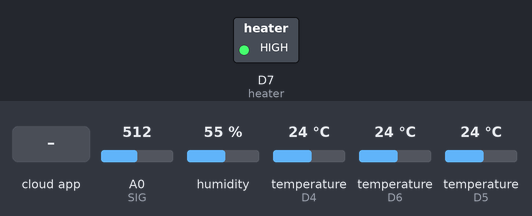
The sketch below on a simulated ESP8266 (NodeMCU). On the bench: switched loads named in the sketch (green lamp = pin HIGH). Inputs (shaded band) come from the test bench; at power-on: A0 (SIG) = 512, humidity 55 %, temperature (sensors on D4, D6, D5) 24 °C. WiFi joins after 1.5 s; servers stay silent unless stated; the local clock reads 2024-03-15 10:24:30 at power-on unless the sketch sets it; the Firebase database answers and starts empty; pins used as bus, display or sensor lines are not drawn; what the sketch prints to the serial monitor is not drawn.

Above: at 3.2 s.
3.3 s: A0 (SIG) set to 306
5.8 s: the phone or cloud app sets Auto to 1
At 13.4 s:
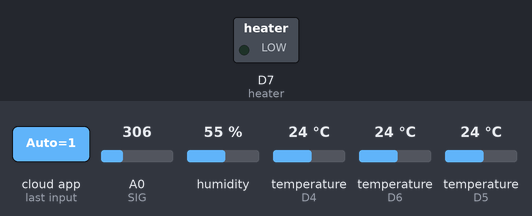
Timing chart, 0 to 14.9 s (numbered marks = the images above; inputs shaded):
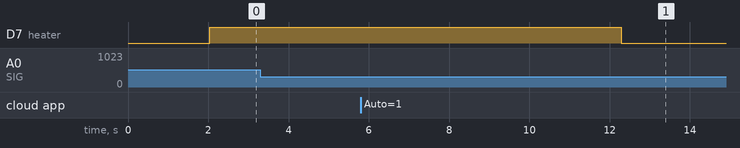

The sketch:

Hydroponic_System_code_Main.ino
```cpp
#include <ESP8266WiFi.h>
#include <FirebaseESP8266.h>
#include <Arduino.h>
#include "MQ135.h"
#include <SPI.h>
#include <Wire.h>
#include "Arduino.h"
#include <DS3232RTC.h>
#include <dht11.h>
#include <OneWire.h>
#include <DallasTemperature.h>

#define FIREBASE_HOST "smart-hydroponics-system-default-rtdb.firebaseio.com"
#define FIREBASE_AUTH "1nF8bMO1oe30oMiDXpRBx76RxOFYK6uHAUGbFt5W"
#define WIFI_SSID "COD"
#define WIFI_PASSWORD "ww0764473165"
FirebaseData firebaseData;


#define VREF 5.0
#define SCOUNT  30
#define RLOAD 22.0
MQ135 gasSensor = MQ135(A0);
int val;
int sensorValue = 0;

String Auto;
String Lightstatus;

#define S0 D0
#define S1 D3
#define S2 3
#define SIG A0
String Heater;
#define heater D7


int decimal = 2;
int sensor0;
int sensor1;
int sensor2;
int sensor3;
int sensor4;
int sensor5;

float vIn;
float vOut;
float voltageSensorVal;
const float factor = 3.168;
const float vCC = 5.00;
int analogBuffer[SCOUNT];
int analogBufferTemp[SCOUNT];
int analogBufferIndex = 0, copyIndex = 0;
float averageVoltage = 0, tdsValue = 0, temperature = 27;
float tdsv;
int TDSVal;
int PHVal;
int waterlevelVal;
int coolenttemperaturemaxVal;
int coolenttemperatureminVal;
int watertemperatureVal;
int maxhumidity;
int airquality;
int fertilzerH;
int fertilzerM;
int fertilzerS;
int heaterS;
float calibration_value = 21.34 - 0.7;
int phval = 0;
unsigned long int avgval;
int buffer_arr[10], temp;
float ph_act;
#define DHT11PIN D4
dht11 DHT11;
float humidity;
int tempsen;


#define SENSOR_PIN D5
#define SENSOR_PIN1 D6
OneWire oneWire(SENSOR_PIN);
OneWire oneWire1(SENSOR_PIN1);
DallasTemperature tempSensor(&oneWire);
DallasTemperature tempSensor1(&oneWire1);

float tempCelsius;
float tempCelsius1;


DS3232RTC myRTC;

String fulltime;
int h;
int m;
int s;


void setup() {

  Serial.begin(9600);
  Serial.println("Serial communication started\n\n");

  WiFi.begin(WIFI_SSID, WIFI_PASSWORD);
  Serial.print("Connecting to ");
  Serial.print(WIFI_SSID);

  while (WiFi.status() != WL_CONNECTED) {
    Serial.print(".");
    delay(500);
  }

  Serial.println();
  Serial.print("Connected to ");
  Serial.println(WIFI_SSID);
  Serial.print("IP Address is : ");
  Serial.println(WiFi.localIP());
  Firebase.begin(FIREBASE_HOST, FIREBASE_AUTH);

  Firebase.reconnectWiFi(true);
  delay(500);

  pinMode(S0, OUTPUT);
  pinMode(S1, OUTPUT);
  pinMode(S2, OUTPUT);
  pinMode(SIG, INPUT);

  tempSensor.begin();   //Ds16b
  tempSensor1.begin();
  myRTC.begin();
  setSyncProvider(myRTC.get);

  pinMode(heater, OUTPUT);
  digitalWrite(heater, HIGH);
}

void loop() {


  Firebase.getString(firebaseData, "/Data/Auto"); {
    if (firebaseData.dataType() == "string") {
      Auto = firebaseData.stringData();

    }
  }
  Firebase.getInt(firebaseData, "/Setting/TDS"); {
    if (firebaseData.dataType() == "int") {
      TDSVal = firebaseData.intData();

    }
  }
  //delay(200);
  Firebase.getInt(firebaseData, "/Setting/PH"); {
    if (firebaseData.dataType() == "int") {
      PHVal = firebaseData.intData();

    }
  }
  //delay(200);
  Firebase.getInt(firebaseData, "/Setting/Water_Level_Max"); {
    if (firebaseData.dataType() == "int") {
      waterlevelVal = firebaseData.intData();

    }
  }
  //delay(200);
  Firebase.getInt(firebaseData, "/Setting/Coolent_Temperature_Max"); {
    if (firebaseData.dataType() == "int") {
      coolenttemperaturemaxVal = firebaseData.intData();

    }
  }
  Firebase.getInt(firebaseData, "/Setting/Coolent_Temperature_Min"); {
    if (firebaseData.dataType() == "int") {
      coolenttemperatureminVal = firebaseData.intData();

    }
  }
  //delay(200);
  Firebase.getInt(firebaseData, "/Setting/Water_Temperature_Max"); {
    if (firebaseData.dataType() == "int") {
      watertemperatureVal = firebaseData.intData();

    }
  }
  Firebase.getInt(firebaseData, "/Setting/Max_Humidity"); {
    if (firebaseData.dataType() == "int") {
      maxhumidity = firebaseData.intData();

    }
  }
  Firebase.getInt(firebaseData, "/Setting/Max_Air_Quality"); {
    if (firebaseData.dataType() == "int") {
      airquality = firebaseData.intData();

    }
  }
  Firebase.getInt(firebaseData, "/Setting/Fertilizing_Time_H"); {
    if (firebaseData.dataType() == "int") {
      fertilzerH = firebaseData.intData();

    }
  }
  Firebase.getInt(firebaseData, "/Setting/Fertilizing_Time_M"); {
    if (firebaseData.dataType() == "int") {
      fertilzerM = firebaseData.intData();

    }
  }
  Firebase.getInt(firebaseData, "/Setting/Fertilizing_Time_S"); {
    if (firebaseData.dataType() == "int") {
      fertilzerS = firebaseData.intData();

    }
  }

    Firebase.getInt(firebaseData, "/Setting/Heater_Start"); {
    if (firebaseData.dataType() == "int") {
      heaterS = firebaseData.intData();

    }
  }


  //delay(200);
  Firebase.getString(firebaseData, "/Controllers/Heater"); {
    if (firebaseData.dataType() == "string") {
      Heater = firebaseData.stringData();

    }
  }


  if (Auto == "1") {
    Light_Time();
    Channel();
    main_temp();


  if (tempsen > heaterS) {
    digitalWrite(heater, LOW);
    Firebase.setString(firebaseData, "/Controllers/Heater", "1");
  } else if  (tempsen < heaterS) {
    digitalWrite(heater, HIGH);
    Firebase.setString(firebaseData, "/Controllers/Heater", "0");
  }


    //////////////AirQuality////////////////////////
    if (sensor0  > airquality) {
      Firebase.setString(firebaseData, "/Controllers/Fan", "1");
      Firebase.setString(firebaseData, "/Infromation/Air_Quality", "Bad");
    }
    else {
      Firebase.setString(firebaseData, "/Controllers/Fan", "0");
      Firebase.setString(firebaseData, "/Infromation/Air_Quality", "Good");
    }

    /////////////Voltage///////////////////////////

    if (vIn < 4.31) {
    }

    ///////////////TDS & PH level///////////////////////////

    if (tdsv < TDSVal) {


      if ((h == fertilzerH) && (m == fertilzerM)) {
        Firebase.setString(firebaseData, "/Controllers/Fertilizer_Pump_1", "1");
        Firebase.setString(firebaseData, "/Controllers/Oxygen_Pump", "1");
      }

      else {
        Firebase.setString(firebaseData, "/Controllers/Fertilizer_Pump_1", "0");
        Firebase.setString(firebaseData, "/Controllers/Oxygen_Pump", "0");

      }
    }

    else {
      Firebase.setString(firebaseData, "/Controllers/Fertilizer_Pump_1", "0");
      Firebase.setString(firebaseData, "/Controllers/Oxygen_Pump", "0");

    }


    ////////////Water Level///////////////////////////
    if (sensor4 > waterlevelVal) {

      Firebase.setString(firebaseData, "/Controllers/Water_Pump", "0");
    } else {
      Firebase.setString(firebaseData, "/Controllers/Water_Pump", "1");

    }
    ////////////current///////////////////////////
    if (sensor5 > 2) {
      Firebase.setString(firebaseData, "/Infromation/System_Health", "Good");
    } else {
      Firebase.setString(firebaseData, "/Infromation/System_Health", "Bad");
    }

    ////////////Humidity///////////////////////////
    if (humidity < maxhumidity) {
      Firebase.setString(firebaseData, "/Controllers/Humidifier", "1");

    } else {
      Firebase.setString(firebaseData, "/Controllers/Humidifier", "0");

    }

    ////////////Water Temperature///////////////////////////
    if (tempCelsius < watertemperatureVal) {
      Firebase.setString(firebaseData, "/Infromation/Water_Temperature", "Good");
    } else {
      Firebase.setString(firebaseData, "/Infromation/Water_Temperature", "Bad");
    }

    ////////////Coolent Temperature///////////////////////////
    if (tempCelsius1 > coolenttemperaturemaxVal) {

      Firebase.setString(firebaseData, "/Controllers/Cooler", "0");
      Firebase.setString(firebaseData, "/Infromation/Coolent_Temperature", "Bad");
    } else if (tempCelsius1 < coolenttemperatureminVal) {

      Firebase.setString(firebaseData, "/Controllers/Cooler", "1");
      Firebase.setString(firebaseData, "/Infromation/Coolent_Temperature", "Good");
    }

  } else {
    Channel();
  }
}


void Channel() {

  digitalWrite(S0, LOW); digitalWrite(S1, LOW); digitalWrite(S2, LOW);
  sensor0 = analogRead(SIG);
  val = analogRead(SIG);
  Serial.print("Sensor 1 + AirQuality=");
  Serial.print(val);  // prints the value read
  Serial.println(" PPM");
  Firebase.setString(firebaseData, "/Data/AirQuality", val);
  //delay(1000);
  delay(100);


  digitalWrite(S0, HIGH); digitalWrite(S1, LOW); digitalWrite(S2, LOW);
  sensor1 = analogRead(SIG);
  Serial.print("Sensor 2 + Voltage = ");
  Serial.print(vIn);
  Serial.println("V");
  voltageSensorVal = analogRead(SIG);    // read the current sensor value (0 - 1023)
  vOut = (voltageSensorVal / 1024) * vCC;             // convert the value to the real voltage on the analog pin
  vIn =  vOut * factor;                               // convert the voltage on the source by multiplying with the factor
  Firebase.setString(firebaseData, "/Data/Voltage", vIn);
  //delay(1000);
  delay(100);


  digitalWrite(S0, LOW); digitalWrite(S1, HIGH); digitalWrite(S2, LOW);
  sensor2 = analogRead(SIG);
  static unsigned long analogSampleTimepoint = millis();
  if (millis() - analogSampleTimepoint > 40U)  //every 40 milliseconds,read the analog value from the ADC
  {
    analogSampleTimepoint = millis();
    analogBuffer[analogBufferIndex] = analogRead(SIG);    //read the analog value and store into the buffer
    analogBufferIndex++;
    if (analogBufferIndex == SCOUNT)
      analogBufferIndex = 0;
  }
  static unsigned long printTimepoint = millis();
  if (millis() - printTimepoint > 800U)
  {
    printTimepoint = millis();
    for (copyIndex = 0; copyIndex < SCOUNT; copyIndex++)
      analogBufferTemp[copyIndex] = analogBuffer[copyIndex];
    averageVoltage = getMedianNum(analogBufferTemp, SCOUNT) * (float)VREF / 1024.0; // read the analog value more stable by the median filtering algorithm, and convert to voltage value
    float compensationCoefficient = 1.0 + 0.02 * (temperature - 25.0); //temperature compensation formula: fFinalResult(25^C) = fFinalResult(current)/(1.0+0.02*(fTP-25.0));
    float compensationVolatge = averageVoltage / compensationCoefficient; //temperature compensation
    tdsValue = (133.42 * compensationVolatge * compensationVolatge * compensationVolatge - 255.86 * compensationVolatge * compensationVolatge + 857.39 * compensationVolatge) * 0.5; //convert voltage value to tds value
    tdsv = tdsValue;


    Serial.print("Sensor 3 + voltage:");
    Serial.print(averageVoltage, 2);
    Serial.print("V   ");
    Serial.print("TDS Value:");
    Serial.print(tdsv, 0);
    Serial.println("ppm");
    Firebase.setString(firebaseData, "/Data/TDS Value", tdsv);

  }

  delay(100);

  //delay(1000);


  digitalWrite(S0, HIGH); digitalWrite(S1, HIGH); digitalWrite(S2, LOW);
  sensor3 = analogRead(SIG);
  for (int i = 0; i < 10; i++)
  {
    buffer_arr[i] = analogRead(SIG);
    delay(30);
  }
  for (int i = 0; i < 9; i++)
  {
    for (int j = i + 1; j < 10; j++)
    {
      if (buffer_arr[i] > buffer_arr[j])
      {
        temp = buffer_arr[i];
        buffer_arr[i] = buffer_arr[j];
        buffer_arr[j] = temp;
      }
    }
  }
  avgval = 0;
  for (int i = 2; i < 8; i++)
    avgval += buffer_arr[i];
  float volt = (float)avgval * 3 / 1024 / 6;
  ph_act = -5.70 * volt + calibration_value;;
  Serial.print("Sensor 4 + PH level: ");
  Serial.println(ph_act);
  Firebase.setString(firebaseData, "/Data/PH level", ph_act);

  delay(100);


  digitalWrite(S0, LOW); digitalWrite(S1, LOW); digitalWrite(S2, HIGH);
  sensor4 = analogRead(SIG);
  int value = analogRead(SIG);
  Serial.print("Sensor 5 + Water Level : ");
  Serial.print(value);
  Firebase.setString(firebaseData, "/Data/Water Level Value", value);
  if (value <= 100) {
    Serial.println("  Empty ");
    Firebase.setString(firebaseData, "/Data/Water Level", "Empty");
  } else if (value > 100 && value < 300) {
    Serial.println("  LOW   ");
    Firebase.setString(firebaseData, "/Data/Water Level", "LOW");
  } else if (value > 300 && value < 330) {
    Serial.println("  Medium");
    Firebase.setString(firebaseData, "/Data/Water Level", "Medium");
  } else if (value > 330) {
    Serial.println("  HIGH  ");
    Firebase.setString(firebaseData, "/Data/Water Level", "HIGH");
  }


  delay(100);


  digitalWrite(S0, HIGH); digitalWrite(S1, LOW); digitalWrite(S2, HIGH);
  sensor5 = analogRead(SIG);
  int adc = analogRead(SIG);
  float voltage = adc * 5 / 1023.0;
  float current = (voltage - 2.5) / 0.185;
  if (current < 0.16) {
    current = 0;

  }
  float realcurrnt = current - 7;
  Serial.print("Sensor 6 + current : "); Serial.println(realcurrnt);
  Firebase.setFloat(firebaseData, "/Data/Current Usage", realcurrnt);
  delay(100);

}

void main_temp()
{


  int chk = DHT11.read(DHT11PIN);
  tempSensor.requestTemperatures();             // send the command to get temperatures
  tempCelsius = tempSensor.getTempCByIndex(0);  // read temperature in Celsius
  tempSensor1.requestTemperatures();
  tempCelsius1 = tempSensor1.getTempCByIndex(0);

  Serial.print("Sensor 7 + Humidity (%): ");
  Serial.print((float)DHT11.humidity , 2);
  Serial.print(" ");
  humidity = DHT11.humidity;
  tempsen = DHT11.temperature;
  Firebase.setString(firebaseData, "/Data/Area humidity", humidity);

  Serial.print("Temperature   (C): ");
  Serial.println((float)DHT11.temperature, 2);
 // Serial.print(tempsen);
  Firebase.setString(firebaseData, "/Data/Area Temperature", DHT11.temperature);

  Serial.print("Sensor 8 + Water Temperature: ");
  Serial.print(tempCelsius);    // print the temperature in Celsius
  Serial.println("°C");
  Firebase.setFloat(firebaseData, "/Data/Water Temperature", tempCelsius);

  Serial.print("Sensor 9 + Coolent Temperature: ");
  Serial.print(tempCelsius1);    // print the temperature in Celsius
  Serial.println("°C");
  Firebase.setFloat(firebaseData, "/Data/Coolent Temperature", tempCelsius1);


}


void Getday() {
  Serial.print(hour());
  Serial.print(":");
  Serial.print(minute());
  Serial.print(":");
  Serial.println(second());


  h = hour();
  m = minute();
  s = second();

}

void Light_Time() {


  Getday();

  if ((h == 5) && (m >= 30) && ( m <= 59)) {
    Firebase.setString(firebaseData, "/Controllers/Light_Status", "1");
  }
  if ((h == 6) && (m >= 0) && ( m <= 30)) {
    Firebase.setString(firebaseData, "/Controllers/Light_Status", "2");
  }
  if ((h == 6) && (m >= 30) && ( m <= 59)) {
    Firebase.setString(firebaseData, "/Controllers/Light_Status", "3");
  }
  if ((h == 7) && (m >= 0) && ( m <= 30)) {
    Firebase.setString(firebaseData, "/Controllers/Light_Status", "4");
  }
  if ((h == 7) && (m >= 30) && ( m <= 59)) {
    Firebase.setString(firebaseData, "/Controllers/Light_Status", "5");
  }
  if ((h == 8) && (m >= 0) && ( m <= 30)) {
    Firebase.setString(firebaseData, "/Controllers/Light_Status", "6");
  }
  if ((h == 8) && (m >= 30) && ( m <= 59)) {
    Firebase.setString(firebaseData, "/Controllers/Light_Status", "7");
  }
  if ((h == 9) && (m >= 0) && ( m <= 30)) {
    Firebase.setString(firebaseData, "/Controllers/Light_Status", "8");
  }
  if ((h == 9) && (m >= 30) && ( m <= 59)) {
    Firebase.setString(firebaseData, "/Controllers/Light_Status", "9");
  }
  if ((h == 10) && (m >= 0) && ( m <= 30)) {
    Firebase.setString(firebaseData, "/Controllers/Light_Status", "10");
  }
  if ((h == 10) && (m >= 30) && ( m <= 59)) {
    Firebase.setString(firebaseData, "/Controllers/Light_Status", "11");
  }
  if ((h == 11) && (m >= 0) && ( m <= 30)) {
    Firebase.setString(firebaseData, "/Controllers/Light_Status", "12");
  }
  if ((h == 11) && (m >= 30) && ( m <= 59)) {
    Firebase.setString(firebaseData, "/Controllers/Light_Status", "13");
  }
  if (h == 12) {
    Firebase.setString(firebaseData, "/Controllers/Light_Status", "14");
  }
  if ((h == 13) && (m >= 0) && ( m <= 30)) {
    Firebase.setString(firebaseData, "/Controllers/Light_Status", "15");
  }
  if ((h == 13) && (m > 30) && ( m <= 59)) {
    Firebase.setString(firebaseData, "/Controllers/Light_Status", "16");
  }
  if ((h == 14) && (m >= 0) && ( m <= 30)) {
    Firebase.setString(firebaseData, "/Controllers/Light_Status", "17");
  }
  if ((h == 14) && (m > 30) && ( m <= 59)) {
    Firebase.setString(firebaseData, "/Controllers/Light_Status", "18");
  }
  if ((h == 15) && (m >= 0) && ( m <= 30)) {
    Firebase.setString(firebaseData, "/Controllers/Light_Status", "19");
  }
  if ((h == 15) && (m > 30) && ( m <= 59)) {
    Firebase.setString(firebaseData, "/Controllers/Light_Status", "20");
  }
  if ((h == 16) && (m >= 0) && ( m <= 30)) {
    Firebase.setString(firebaseData, "/Controllers/Light_Status", "21");
  }
  if ((h == 16) && (m > 30) && ( m <= 59)) {
    Firebase.setString(firebaseData, "/Controllers/Light_Status", "22");
  }
  if ((h == 17) && (m >= 0) && ( m <= 30)) {
    Firebase.setString(firebaseData, "/Controllers/Light_Status", "23");
  }
  if (((h >= 18) && (h <= 23)) || (h == 00) || ((h >= 1) && (h <= 5) && (m >= 0) && ( m <= 30))) {
    Firebase.setString(firebaseData, "/Controllers/Light_Status", "24");
  }

}


int getMedianNum(int bArray[], int iFilterLen)
{
  int bTab[iFilterLen];
  for (byte i = 0; i < iFilterLen; i++)
    bTab[i] = bArray[i];
  int i, j, bTemp;
  for (j = 0; j < iFilterLen - 1; j++)
  {
    for (i = 0; i < iFilterLen - j - 1; i++)
    {
      if (bTab[i] > bTab[i + 1])
      {
        bTemp = bTab[i];
        bTab[i] = bTab[i + 1];
        bTab[i + 1] = bTemp;
      }
    }
  }
  if ((iFilterLen & 1) > 0)
    bTemp = bTab[(iFilterLen - 1) / 2];
  else
    bTemp = (bTab[iFilterLen / 2] + bTab[iFilterLen / 2 - 1]) / 2;
  return bTemp;
}
```

Measured:
- after the input at 3.3 s, every drawn part: stays the same
- after the input at 5.8 s, D7 (heater): HIGH → LOW after 6.5 s
